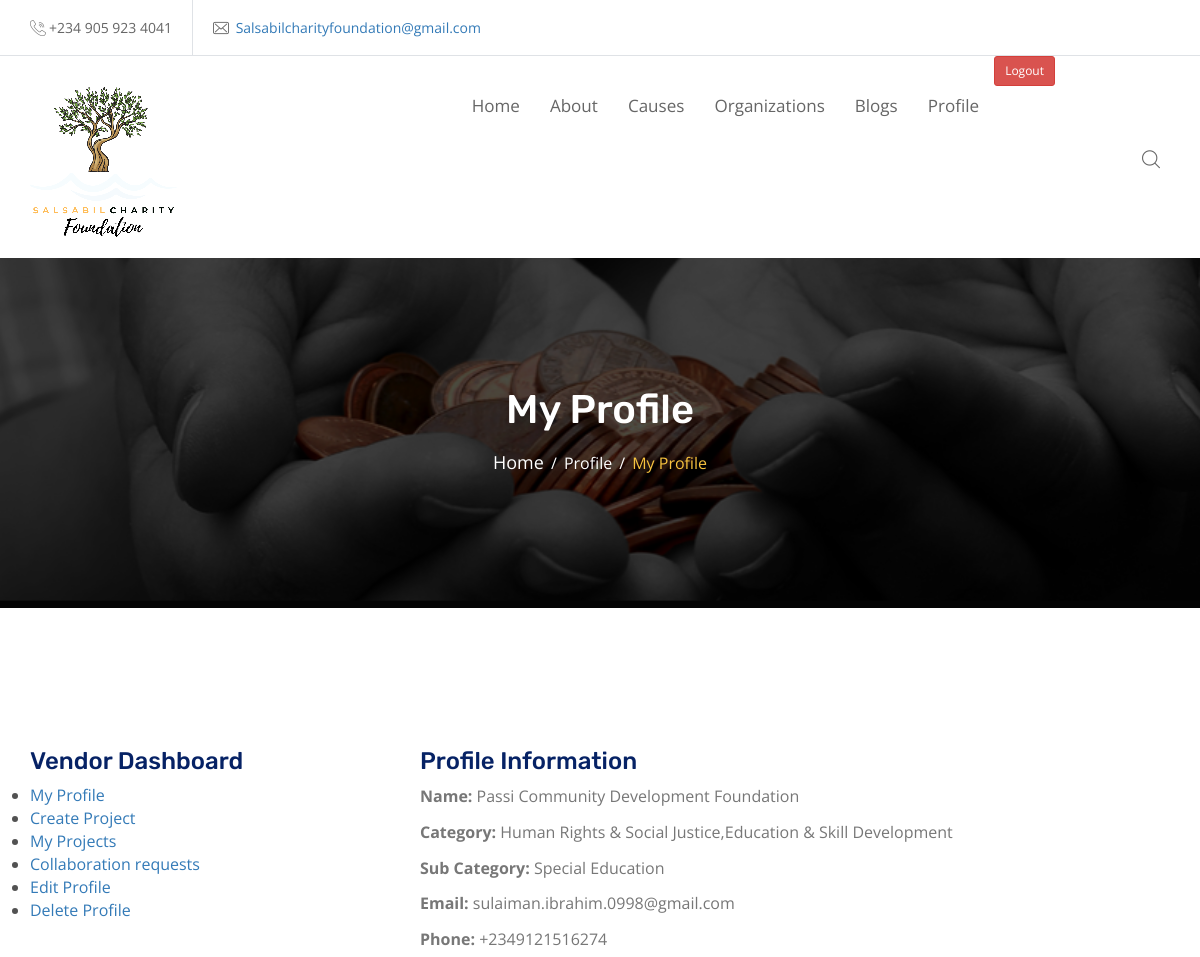
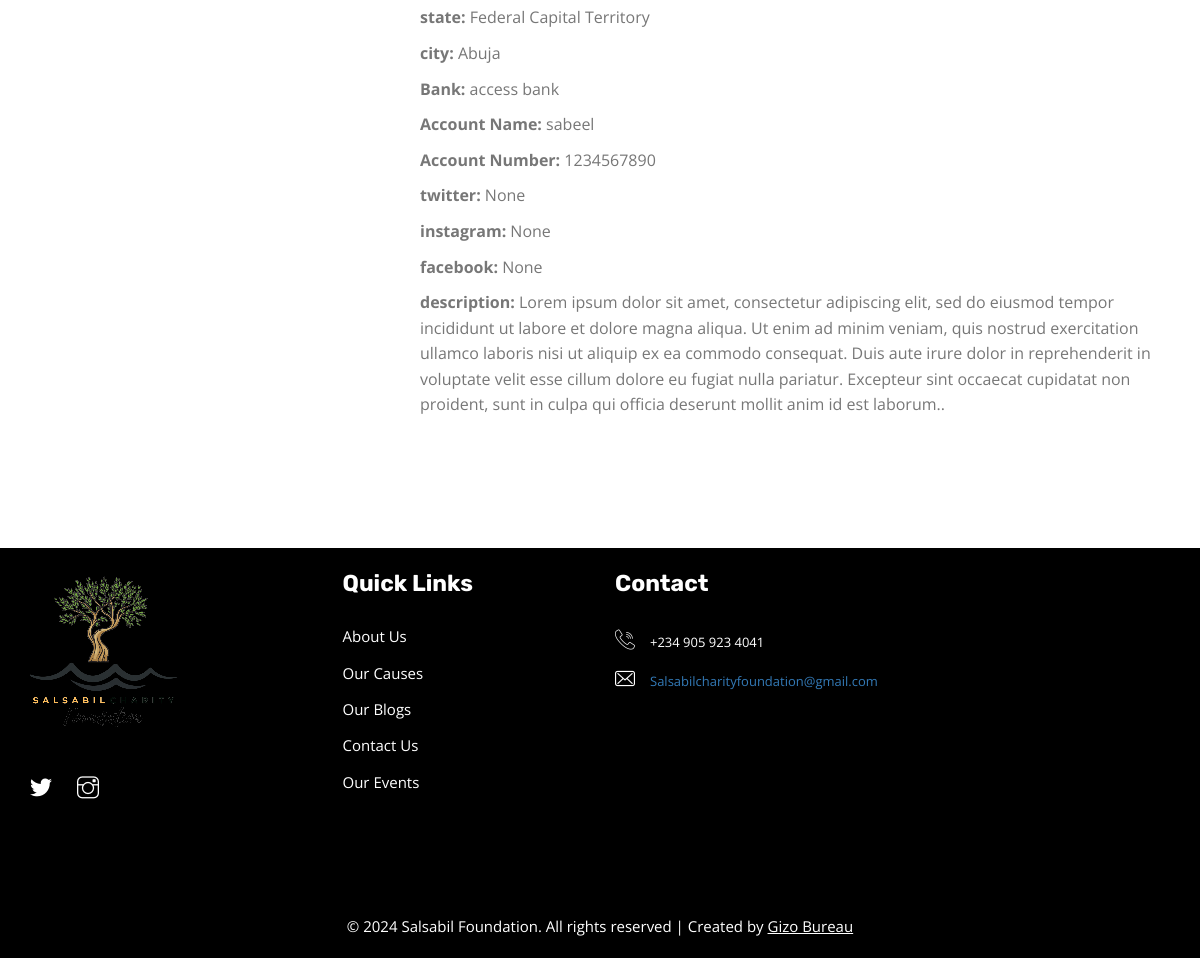
The app's page /my-profile/passi2 (signed in) with its own data (2 pictures, top to bottom).
### charity/models.py (models this page shows, shortened)
class Profile(models.Model):
    user = models.ForeignKey(User, on_delete=models.CASCADE)
    sub_account_ID = models.CharField(max_length=50, blank=True, null=True)
    organization_name = models.CharField(max_length=100)
    email = models.EmailField( max_length=254)
    phone_number = PhoneNumberField()
    state = models.CharField(max_length=40)
    city = models.CharField(max_length=20)
    description = models.TextField()
    category = models.TextField()
    sub_category =models.TextField()
    cac_certificate= models.FileField(upload_to='cac', max_length=100)
    scuml= models.FileField(upload_to='scuml', max_length=100)
    cac_number= models.CharField(max_length=50)
    bank_account_name = models.CharField(max_length=200)
    bank_account_number = models.CharField(max_length=10)
    bank = models.CharField(max_length=100)
    organization_image = ResizedImageField(size=[400, 300], quality=100, crop=['middle', 'center'], upload_to='profiles')
    instagram = models.URLField( max_length=200, blank=True, null=True)
    twitter = models.URLField( max_length=200, blank=True, null=True)
    facebook = models.URLField( max_length=200, blank=True, null=True)

### charity/views.py (the view)
# urls.py: path('my-profile/<user>', views.my_profile, name="profile"),
@login_required(login_url='login')
def my_profile(request, user):
    user = User.objects.get(username=user)
    profile = Profile.objects.get(user=user)
    context = {'user': user, 'profile': profile}
    return render(request, "profile.html", context)

### templates/profile.html (shortened to what this page needs)
{% extends "base.html" %}
{% block content %}
{% include "header.html" %}
<div class="wpo-breadcumb-area">
    <div class="container">
        <div class="row">
            <div class="col-12">
                <div class="wpo-breadcumb-wrap">
                    <h2>My Profile</h2>
                    <ul>
                        <li><a href="{% url 'home' %}">Home</a></li>
                        <li><span>Profile</span></li>
                        <li><span>My Profile</span></li>
                    </ul>
                </div>
            </div>
        </div>
    </div>
</div>
<div class="wpo-my-profile-area section-padding">
    <div class="container">
        <div class="row">
            <div class="col-md-4">
                <div class="wpo-profile-sidebar">
                    <div class="widget">
                        <h3>Vendor Dashboard</h3>
                        <ul>
                            <li><a href="#myProfile" data-toggle="tab">My Profile</a></li>
                            <li><a href="{% url 'create-project' user %}">Create Project</a></li>
                            <li><a href="{% url 'my-projects' user %}">My Projects</a></li>
                            <li><a href="{% url 'collaboration-requests-ngo' user %}">Collaboration requests</a></li>
                            <li><a href="{% url 'edit-profile' user %}">Edit Profile</a></li>
                            <li><a href="#deleteProfile" data-toggle="tab">Delete Profile</a></li>
                        </ul>
                    </div>
                </div>
            </div>
            <div class="col-md-8">
                <div class="tab-content">
                    <div id="myProfile" class="tab-pane active">
                        <h3>Profile Information</h3>
                        <p><strong>Name:</strong> {{ profile.organization_name }}</p>
                        <p><strong>Category:</strong> {{ profile.category }}</p>
                        <p><strong>Sub Category:</strong> {{ profile.sub_category }}</p>
                        <p><strong>Email:</strong> {{ profile.email }}</p>
                        <p><strong>Phone:</strong> {{ profile.phone_number }}</p>
                        <p><strong>state:</strong> {{ profile.state }}</p>
                        <p><strong>city:</strong> {{ profile.city }}</p>
                        <p><strong>Bank:</strong> {{ profile.bank }}</p>
                        <p><strong>Account Name:</strong> {{ profile.bank_account_name }}</p>
                        <p><strong>Account Number:</strong> {{ profile.bank_account_number }}</p>
                        <p><strong>twitter:</strong> {{ profile.twitter }}</p>
                        <p><strong>instagram:</strong> {{ profile.instagram }}</p>
                        <p><strong>facebook:</strong> {{ profile.facebook }}</p>
                        <p><strong>description:</strong> {{ profile.description }}</p>
                    </div>
                </div>
            </div>
        </div>
    </div>
</div>
{% endblock content %}

### records on screen
Profile: organization_name "Passi Community Development Foundation", category "Human Rights & Social Justice,Education & Skill Development", sub_category "Special Education", email "sulaiman.ibrahim.0998@gmail.com", phone_number "+2349121516274", state "Federal Capital Territory", city "Abuja", bank "access bank", bank_account_name "sabeel", bank_account_number "1234567890", twitter "None", instagram "None", facebook "None", description "Lorem ipsum dolor sit amet, consectetur adipiscing elit, sed do eiusmod tempor incididunt ut labore et dolore magna aliqua. Ut enim ad minim veniam, quis nostrud exercitation ullamco laboris nisi ut aliquip ex ea commodo consequat. Duis aute irure dolor in reprehenderit in voluptate velit esse cillum dolore eu fugiat nulla pariatur. Excepteur sint occaecat cupidatat non proident, sunt in culpa qui officia deserunt mollit anim id est laborum.."
